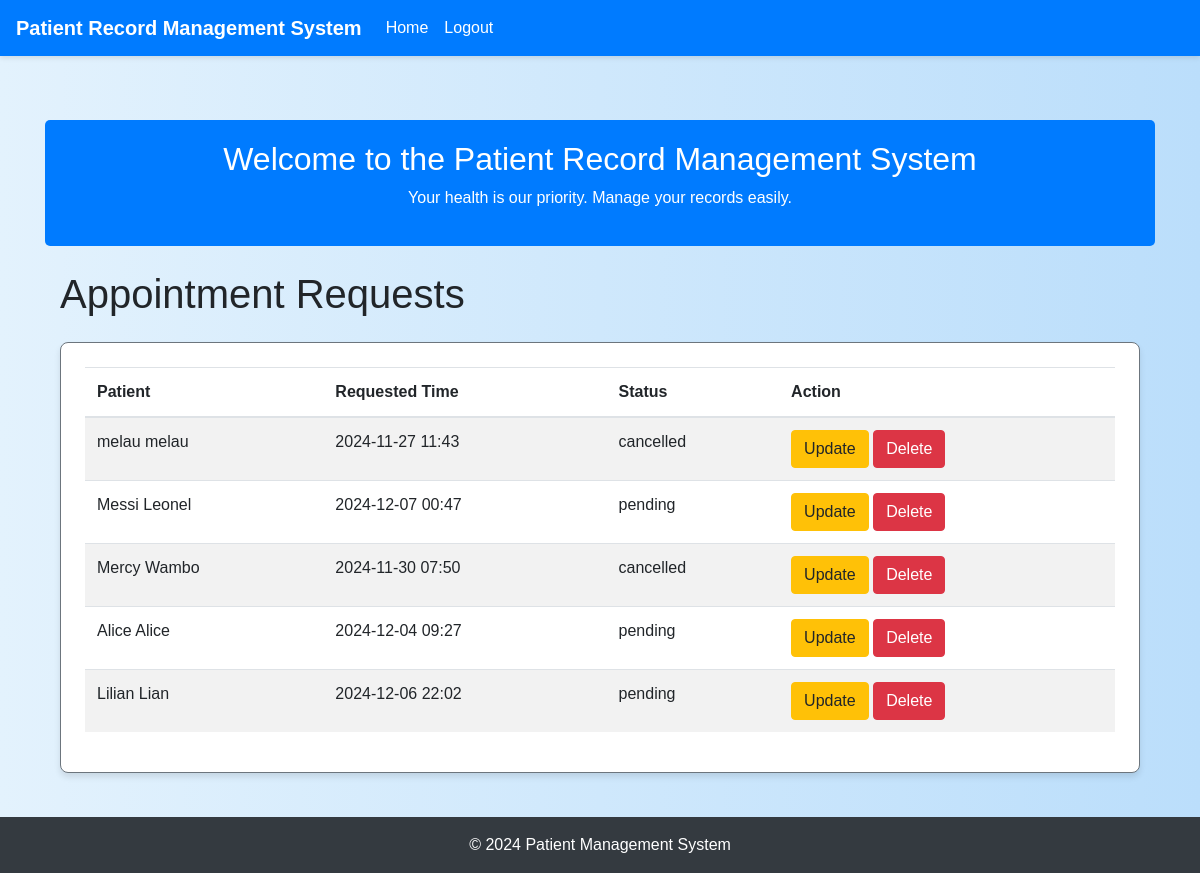
The page /appointments (signed in) on the database its author committed.
### app/models.py (models this page shows, shortened)
class AppointmentRequest(db.Model):
    id = db.Column(db.Integer, primary_key=True)
    patient_id = db.Column(db.Integer, db.ForeignKey('patient.id'), nullable=False)
    user_id = db.Column(db.Integer, db.ForeignKey('user.id'), nullable=False)
    requested_time = db.Column(db.DateTime, nullable=False)
    specialization_needed = db.Column(db.String(100), nullable=True)
    reason = db.Column(db.String(255), nullable=True)
    status = db.Column(db.String(20), default='pending')
    patient = db.relationship('Patient', backref='appointment_requests', lazy=True)

class Patient(db.Model):
    id = db.Column(db.Integer, primary_key=True)
    user_id = db.Column(db.Integer, db.ForeignKey('user.id'), unique=True, nullable=False)
    first_name = db.Column(db.String(100), nullable=False)
    last_name = db.Column(db.String(100), nullable=False)
    dob = db.Column(db.Date, nullable=False)
    phone_number = db.Column(db.String(15), nullable=True)
    address = db.Column(db.String(255), nullable=True)
    is_admitted = db.Column(db.Boolean, default=False)
    room_id = db.Column(db.Integer, db.ForeignKey('room.id'), nullable=True)
    bed_id = db.Column(db.Integer, db.ForeignKey('bed.id'), nullable=True)
    room = db.relationship('Room', backref='patients', lazy=True)
    bed = db.relationship('Bed', backref='patients', lazy=True)

### app/route.py (the view)
@main_bp.route('/appointments', methods=['GET'])
@login_required
def appointments():
    user_id = current_user.id  # Get the logged-in user's ID
    if current_user.role == 'patient':
        appointment_requests = AppointmentRequest.query.filter_by(user_id=user_id).all()
    elif current_user.role == 'doctor' or current_user.role == 'nurse':
        appointment_requests = AppointmentRequest.query.join(Patient).filter(
            Patient.user_id == user_id
        ).all()
    else:
        appointment_requests = AppointmentRequest.query.all()
    return render_template('appointments.html', appointment_requests=appointment_requests)

### app/templates/appointments.html
{% extends "layout.html" %}
{% block content %}
    <div class="container">
        <h1 class="my-4">Appointment Requests</h1>
        <div class="card">
            <div class="card-body">
                <table class="table table-striped">
                    <thead>
                        <tr>
                            <th>Patient</th>
                            <th>Requested Time</th>
                            <th>Status</th>
                            <th>Action</th>
                        </tr>
                    </thead>
                    <tbody>
                        {% for appointment in appointment_requests %}
                            <tr>
                                <td>{{ appointment.patient.first_name }} {{ appointment.patient.last_name }}</td>
                                <td>{{ appointment.requested_time.strftime('%Y-%m-%d %H:%M') }}</td>
                                <td>{{ appointment.status }}</td>
                                <td>
                                    {% if current_user.role == 'patient' %}
                                        <a href="{{ url_for('main.view_appointment_requests', appointment_id=appointment.id) }}" class="btn btn-info">View</a>
                                    {% elif current_user.role in ['doctor', 'nurse'] %}
                                        <a href="{{ url_for('main.update_appointment_request', appointment_id=appointment.id) }}" class="btn btn-warning">Update</a>
                                        <a href="{{ url_for('main.delete_appointment_request', appointment_id=appointment.id) }}" class="btn btn-danger">Delete</a>
                                    {% else %}
                                        <a href="{{ url_for('main.update_appointment_request', appointment_id=appointment.id) }}" class="btn btn-warning">Update</a>
                                        <a href="{{ url_for('main.delete_appointment_request', appointment_id=appointment.id) }}" class="btn btn-danger">Delete</a>
                                    {% endif %}
                                </td>
                            </tr>
                        {% else %}
                            <tr>
                                <td colspan="4" class="text-center">No appointment requests found.</td>
                            </tr>
                        {% endfor %}
                    </tbody>
                </table>
            </div>
        </div>
    </div>
{% endblock %}

### app/static/css/style.css (style rules this page uses)
:root { --primary-color: #007bff; --secondary-color: #6c757d; --success-color: #28a745; --info-color: #17a2b8; --warning-color: #ffc107; --danger-color: #dc3545; --background-color: #f8f9fa; --footer-background: #343a40; }
body { background-color: var(--background-color); font-family: Arial, sans-serif; margin: 0; padding: 0; }
.card { border-radius: 0.5rem; border: 1px solid var(--secondary-color); box-shadow: 0 4px 6px rgba(0, 0, 0, 0.1); }
.card-body { padding: 1.5rem; }

### app/templates/layout.html (style rules this page uses)
body { display: flex; flex-direction: column; min-height: 100vh; background: linear-gradient(to right, #e3f2fd, #bbdefb); }

### rows shown on the page
AppointmentRequest: patient.first_name "melau", patient.last_name "melau", requested_time "2024-11-27 11:43", status "cancelled"
AppointmentRequest: patient.first_name "Messi", patient.last_name "Leonel", requested_time "2024-12-07 00:47", status "pending"
AppointmentRequest: patient.first_name "Mercy", patient.last_name "Wambo", requested_time "2024-11-30 07:50", status "cancelled"
AppointmentRequest: patient.first_name "Alice", patient.last_name "Alice", requested_time "2024-12-04 09:27", status "pending"
AppointmentRequest: patient.first_name "Lilian", patient.last_name "Lian", requested_time "2024-12-06 22:02", status "pending"
